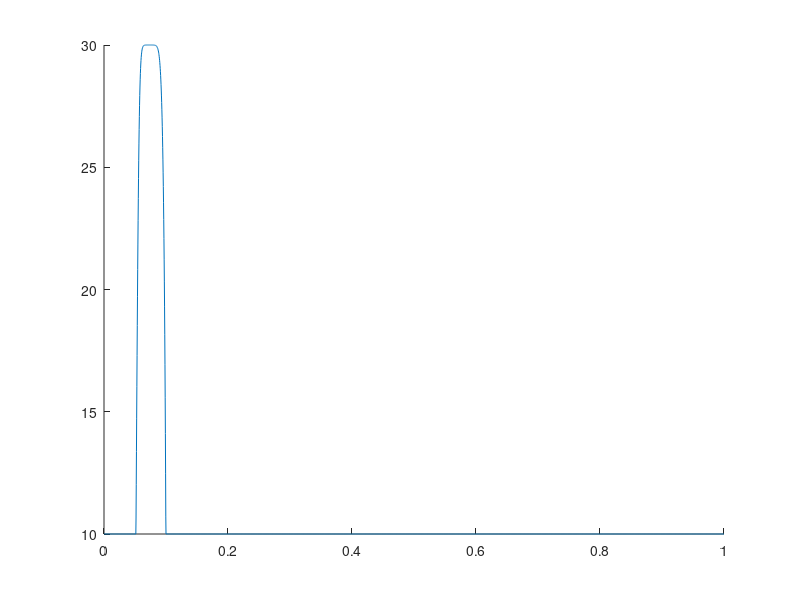

Write the MATLAB code that produced this figure.
clear
lq=0.1;
hq=0.05;
n=3000;

uh=200;
ul=100;
ph=150;
pl=90;
ch=120;
cl=80;
c=10;


for k=0:1:n
    dh=binocdf(k,n,hq);
    dl=1-binocdf(k,n,lq);
    d=dh+dl;
    if (dl*(ph-ul)>c) && (d*ph-dh*ch+(1-dl)*cl>0)
        P(k+1)=max(ul-pl,uh-ph-((uh-ul)*c+(1-dh)*(uh-ul)*(uh-ph))/(dl*(ph-ul)+(1-dh)*(uh-ph)));
    else
        P(k+1)=ul-pl;
    end
end
k=0:1:n;
hold on
plot(k/n,P)
